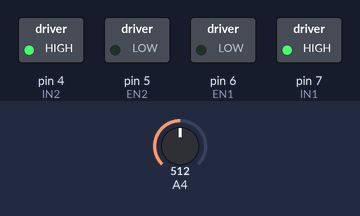
A sketch run on a simulated Arduino Uno, built with avr-gcc and run on an emulated ATmega328P. On the bench: switched loads named in the sketch (green lamp = pin HIGH). The test bench sets the inputs (shaded band); at power-on: A4 = 512.

Above: at 1.2 s.
1.3 s: A4 set to 426
2.8 s: A4 set to 396
At 3.4 s:
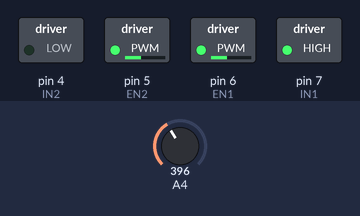
4.3 s: A4 set to 900
At 5.5 s:
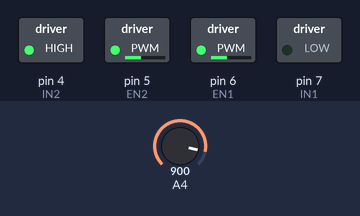
5.8 s: A4 set to 837
7.3 s: A4 set to 801
At 8.0 s:
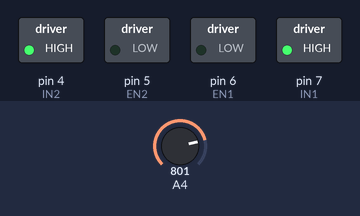
8.8 s: A4 set to 1023
At 9.1 s:
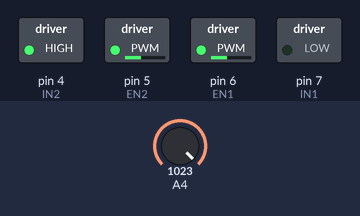
Timing chart, 0 to 11.3 s (numbered marks = the images above; inputs shaded):
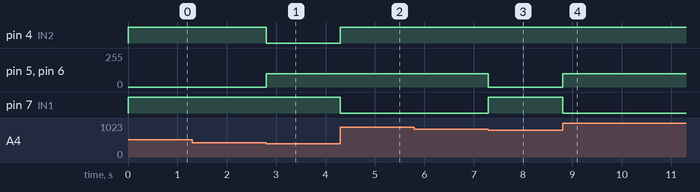

Measured:
- the behaviour switches between 410 and 409 on A4 (found by bisection; images 0 and 1)
- the behaviour switches between 820 and 819 on A4 (found by bisection; images 2 and 3)
- after the input at 1.3 s, every drawn part: stays the same
- after the input at 2.8 s, pin 4 (IN2): HIGH → LOW at once; pin 5 (EN2), pin 6 (EN1): 0/255 → 100/255 at once
- after the input at 4.3 s, pin 4 (IN2): LOW → HIGH at once; pin 7 (IN1): HIGH → LOW at once
- after the input at 5.8 s, every drawn part: stays the same
- after the input at 7.3 s, pin 5 (EN2), pin 6 (EN1): 100/255 → 0/255 at once; pin 7 (IN1): LOW → HIGH at once
- after the input at 8.8 s, pin 5 (EN2), pin 6 (EN1): 0/255 → 100/255 at once; pin 7 (IN1): HIGH → LOW at once

The sketch:

light.ino
```cpp
# define EN1 6 // right motor enable pins
# define IN1 7 // right motor direction of the pin
# define EN2 5 // left motor enable pins
# define IN2 4 // left motor direction of the pin

# define FORW 1 // forward
# define BACK 0 // back
# define Vr 5 // reference voltage

float data; // store the analog voltage value

void Motor_Control (int M1_DIR, int M1_EN, int M2_DIR, int M2_EN) // control the motor rotation
{
   ////////// M1 ////////////////////////
   if (M1_DIR == FORW) // M1 direction of the motor
     digitalWrite (IN1, HIGH); // set high, set the direction of the forward
   else
     digitalWrite (IN1, LOW); // set low, set the direction of the back
   if (M1_EN == 0) // M1 motor speed
     analogWrite (EN1, LOW); // set low, miniQ stop
   else
     analogWrite (EN1, M1_EN); // Otherwise, set the corresponding value

   /////////// M2 //////////////////////
   if (M2_DIR == FORW) // M2 motor direction
     digitalWrite (IN2, HIGH); // set high, the direction of forward
   else
     digitalWrite (IN2, LOW); // set low, the direction of backward
   if (M2_EN == 0) // M2 motor speed
     analogWrite (EN2, LOW); // set low, to stop
   else
     analogWrite (EN2, M2_EN); // set the value for a given
}
void Read_Value (void) // read voltage
{
      data = analogRead (4);
      data = ((data * Vr) / 1024); // digital value into an analog value
      hunt_light ();// execute search light function
}
void hunt_light (void) // function to find the photon
{
      if (data> 1 && data <2) // based on the actual measurement of the experimental environment
{
Motor_Control (FORW, 100, BACK, 100); // left
}
else if (data> 4 && data <5)
{

                 Motor_Control (BACK, 100, FORW, 100); // turn right
}
else
{
Motor_Control (FORW, 0, FORW, 0); // stop
}
}
void setup ()
{
     unsigned char j;
      for (j = 4; j <= 7; j ++)// set the port to connect two sets of motor output mode
      {
          pinMode (j, OUTPUT);
      }
}
void loop ()
{
      Motor_Control (FORW, 100, FORW, 100); // car forward
      while (1)
      {
         Read_Value ();// read voltage
      }
}
```
